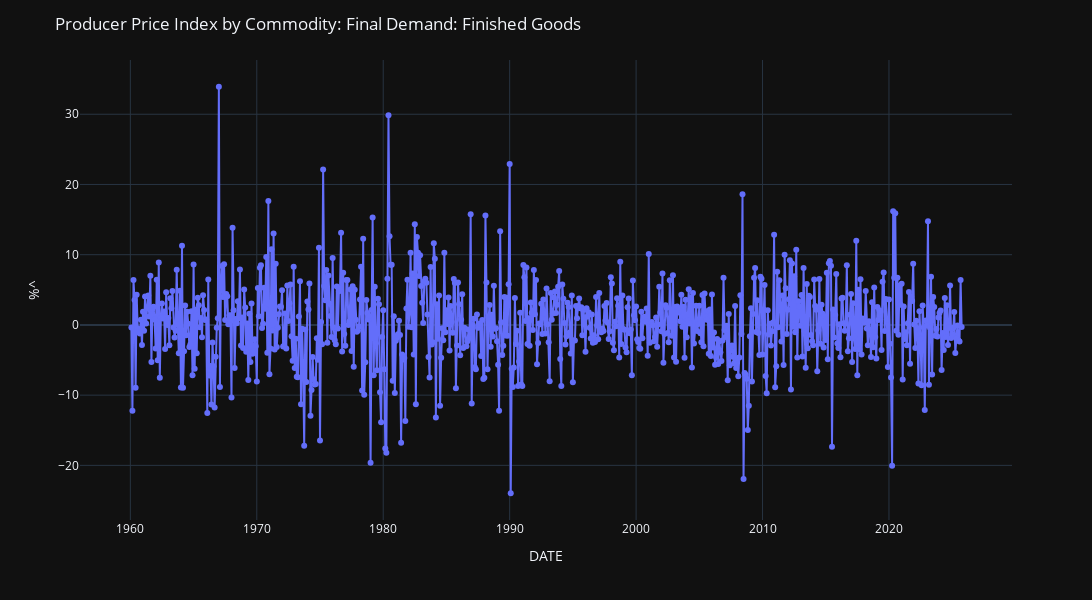

Notebook cell for this chart:
### Code cell
fig = px.line(
    BPS_df,
    x=BPS_df.index,
    y='%^',
    markers=True
)

fig.update_layout(
    title=dict(text='Producer Price Index by Commodity: Final Demand: Finished Goods'),
    width=1500,
    height=600,
    yaxis=dict(title='%^'),
    hovermode="x unified",
    template="plotly_dark"
)

fig.show()

### Figure 1 — Plotly figure (JSON) as saved in the notebook; plotly's stock layout.template omitted (floating-point values rounded to 4 significant figures; data arrays with more than 128 entries replaced by an {"elided": "..."} marker saying what was removed)
{"data": [{"hovertemplate": "DATE=%{x}<br>%^=%{y}<extra></extra>", "legendgroup": "", "line": {"color": "#636efa", "dash": "solid"}, "marker": {"symbol": "circle"}, "mode": "lines+markers", "name": "", "orientation": "v", "showlegend": false, "type": "scatter", "x": {"elided": "790 str values"}, "xaxis": "x", "y": {"elided": "790 float values"}, "yaxis": "y"}], "layout": {"height": 600, "hovermode": "x unified", "legend": {"tracegroupgap": 0}, "margin": {"t": 60}, "title": {"text": "Producer Price Index by Commodity: Final Demand: Finished Goods"}, "width": 1500, "xaxis": {"anchor": "y", "domain": [0, 1], "title": {"text": "DATE"}}, "yaxis": {"anchor": "x", "domain": [0, 1], "title": {"text": "%^"}}}}
